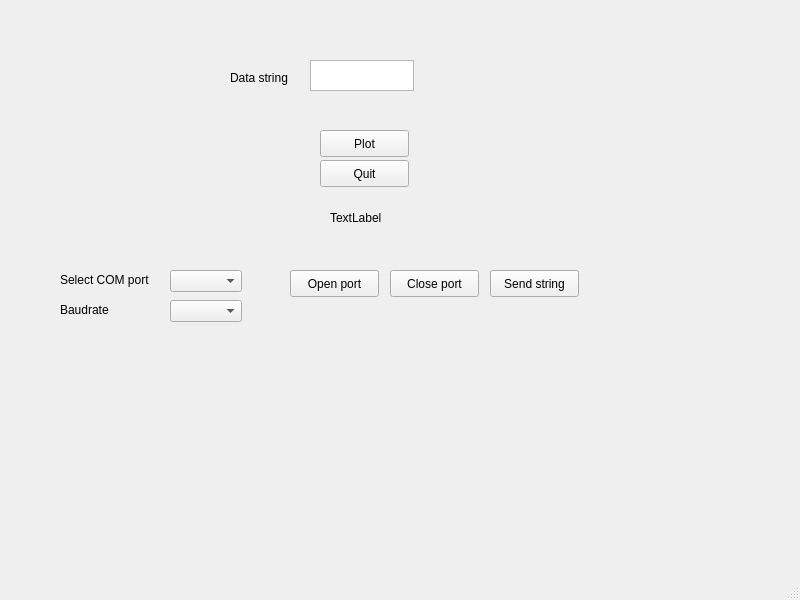
<?xml version="1.0" encoding="UTF-8"?>
<ui version="4.0">
 <class>MainWindow</class>
 <widget class="QMainWindow" name="MainWindow">
  <property name="geometry">
   <rect>
    <x>0</x>
    <y>0</y>
    <width>800</width>
    <height>600</height>
   </rect>
  </property>
  <property name="windowTitle">
   <string>MainWindow</string>
  </property>
  <widget class="QWidget" name="centralwidget">
   <widget class="QPushButton" name="QuitButton">
    <property name="geometry">
     <rect>
      <x>320</x>
      <y>160</y>
      <width>89</width>
      <height>27</height>
     </rect>
    </property>
    <property name="text">
     <string>Quit</string>
    </property>
   </widget>
   <widget class="QTextEdit" name="textEdit">
    <property name="geometry">
     <rect>
      <x>310</x>
      <y>60</y>
      <width>104</width>
      <height>31</height>
     </rect>
    </property>
   </widget>
   <widget class="QLabel" name="label">
    <property name="geometry">
     <rect>
      <x>230</x>
      <y>70</y>
      <width>71</width>
      <height>16</height>
     </rect>
    </property>
    <property name="text">
     <string>Data string</string>
    </property>
   </widget>
   <widget class="QLabel" name="label_2">
    <property name="geometry">
     <rect>
      <x>330</x>
      <y>210</y>
      <width>55</width>
      <height>16</height>
     </rect>
    </property>
    <property name="text">
     <string>TextLabel</string>
    </property>
   </widget>
   <widget class="QPushButton" name="PlotButton">
    <property name="geometry">
     <rect>
      <x>320</x>
      <y>130</y>
      <width>89</width>
      <height>27</height>
     </rect>
    </property>
    <property name="text">
     <string>Plot</string>
    </property>
   </widget>
   <widget class="QLabel" name="label_3">
    <property name="geometry">
     <rect>
      <x>60</x>
      <y>270</y>
      <width>101</width>
      <height>20</height>
     </rect>
    </property>
    <property name="text">
     <string>Select COM port</string>
    </property>
   </widget>
   <widget class="QComboBox" name="comboBox_PORT">
    <property name="geometry">
     <rect>
      <x>170</x>
      <y>270</y>
      <width>72</width>
      <height>22</height>
     </rect>
    </property>
   </widget>
   <widget class="QPushButton" name="OpenButton">
    <property name="geometry">
     <rect>
      <x>290</x>
      <y>270</y>
      <width>89</width>
      <height>27</height>
     </rect>
    </property>
    <property name="text">
     <string>Open port</string>
    </property>
   </widget>
   <widget class="QComboBox" name="comboBox_BAUD">
    <property name="geometry">
     <rect>
      <x>170</x>
      <y>300</y>
      <width>72</width>
      <height>22</height>
     </rect>
    </property>
   </widget>
   <widget class="QLabel" name="label_4">
    <property name="geometry">
     <rect>
      <x>60</x>
      <y>300</y>
      <width>101</width>
      <height>20</height>
     </rect>
    </property>
    <property name="text">
     <string>Baudrate</string>
    </property>
   </widget>
   <widget class="QPushButton" name="CloseButton">
    <property name="geometry">
     <rect>
      <x>390</x>
      <y>270</y>
      <width>89</width>
      <height>27</height>
     </rect>
    </property>
    <property name="text">
     <string>Close port</string>
    </property>
   </widget>
   <widget class="QPushButton" name="SendButton">
    <property name="geometry">
     <rect>
      <x>490</x>
      <y>270</y>
      <width>89</width>
      <height>27</height>
     </rect>
    </property>
    <property name="text">
     <string>Send string</string>
    </property>
   </widget>
  </widget>
  <widget class="QMenuBar" name="menubar">
   <property name="geometry">
    <rect>
     <x>0</x>
     <y>0</y>
     <width>800</width>
     <height>25</height>
    </rect>
   </property>
  </widget>
  <widget class="QStatusBar" name="statusbar"/>
 </widget>
 <resources/>
 <connections/>
</ui>
